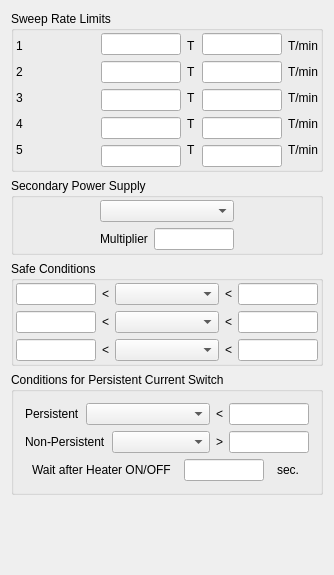
<?xml version="1.0" encoding="UTF-8"?>
<ui version="4.0">
 <class>FrmMagnetPSConfig</class>
 <widget class="QMainWindow" name="FrmMagnetPSConfig">
  <property name="geometry">
   <rect>
    <x>0</x>
    <y>0</y>
    <width>334</width>
    <height>575</height>
   </rect>
  </property>
  <property name="windowTitle">
   <string>Magnet Power Supply Detail Configuration</string>
  </property>
  <widget class="QWidget" name="widget">
   <layout class="QGridLayout" name="gridLayout_5">
    <item row="0" column="0">
     <widget class="QGroupBox" name="groupBox">
      <property name="title">
       <string>Sweep Rate Limits</string>
      </property>
      <layout class="QGridLayout" name="gridLayout">
       <property name="margin">
        <number>2</number>
       </property>
       <item row="0" column="0" colspan="2">
        <layout class="QHBoxLayout" name="horizontalLayout">
         <item>
          <layout class="QVBoxLayout" name="verticalLayout_5">
           <item>
            <widget class="QLabel" name="textLabel13_3">
             <property name="sizePolicy">
              <sizepolicy hsizetype="Preferred" vsizetype="Fixed">
               <horstretch>0</horstretch>
               <verstretch>0</verstretch>
              </sizepolicy>
             </property>
             <property name="text">
              <string>1</string>
             </property>
             <property name="wordWrap">
              <bool>false</bool>
             </property>
            </widget>
           </item>
           <item>
            <widget class="QLabel" name="textLabel13_4">
             <property name="sizePolicy">
              <sizepolicy hsizetype="Preferred" vsizetype="Fixed">
               <horstretch>0</horstretch>
               <verstretch>0</verstretch>
              </sizepolicy>
             </property>
             <property name="text">
              <string>2</string>
             </property>
             <property name="wordWrap">
              <bool>false</bool>
             </property>
            </widget>
           </item>
           <item>
            <widget class="QLabel" name="textLabel13_5">
             <property name="sizePolicy">
              <sizepolicy hsizetype="Preferred" vsizetype="Fixed">
               <horstretch>0</horstretch>
               <verstretch>0</verstretch>
              </sizepolicy>
             </property>
             <property name="text">
              <string>3</string>
             </property>
             <property name="wordWrap">
              <bool>false</bool>
             </property>
            </widget>
           </item>
           <item>
            <widget class="QLabel" name="textLabel13_6">
             <property name="sizePolicy">
              <sizepolicy hsizetype="Preferred" vsizetype="Fixed">
               <horstretch>0</horstretch>
               <verstretch>0</verstretch>
              </sizepolicy>
             </property>
             <property name="text">
              <string>4</string>
             </property>
             <property name="wordWrap">
              <bool>false</bool>
             </property>
            </widget>
           </item>
           <item>
            <widget class="QLabel" name="textLabel13_7">
             <property name="sizePolicy">
              <sizepolicy hsizetype="Preferred" vsizetype="Fixed">
               <horstretch>0</horstretch>
               <verstretch>0</verstretch>
              </sizepolicy>
             </property>
             <property name="text">
              <string>5</string>
             </property>
             <property name="wordWrap">
              <bool>false</bool>
             </property>
            </widget>
           </item>
          </layout>
         </item>
         <item>
          <layout class="QVBoxLayout" name="verticalLayout">
           <item>
            <widget class="QLineEdit" name="m_edRateLimit1Bound">
             <property name="maximumSize">
              <size>
               <width>80</width>
               <height>32767</height>
              </size>
             </property>
            </widget>
           </item>
           <item>
            <widget class="QLineEdit" name="m_edRateLimit2Bound">
             <property name="maximumSize">
              <size>
               <width>80</width>
               <height>32767</height>
              </size>
             </property>
            </widget>
           </item>
           <item>
            <widget class="QLineEdit" name="m_edRateLimit3Bound">
             <property name="maximumSize">
              <size>
               <width>80</width>
               <height>32767</height>
              </size>
             </property>
            </widget>
           </item>
           <item>
            <widget class="QLineEdit" name="m_edRateLimit4Bound">
             <property name="maximumSize">
              <size>
               <width>80</width>
               <height>32767</height>
              </size>
             </property>
            </widget>
           </item>
           <item>
            <widget class="QLineEdit" name="m_edRateLimit5Bound">
             <property name="maximumSize">
              <size>
               <width>80</width>
               <height>32767</height>
              </size>
             </property>
            </widget>
           </item>
          </layout>
         </item>
         <item>
          <layout class="QVBoxLayout" name="verticalLayout_4">
           <item>
            <widget class="QLabel" name="textLabel14_3">
             <property name="sizePolicy">
              <sizepolicy hsizetype="Fixed" vsizetype="Fixed">
               <horstretch>0</horstretch>
               <verstretch>0</verstretch>
              </sizepolicy>
             </property>
             <property name="text">
              <string>T</string>
             </property>
             <property name="wordWrap">
              <bool>false</bool>
             </property>
            </widget>
           </item>
           <item>
            <widget class="QLabel" name="textLabel14_6">
             <property name="sizePolicy">
              <sizepolicy hsizetype="Fixed" vsizetype="Fixed">
               <horstretch>0</horstretch>
               <verstretch>0</verstretch>
              </sizepolicy>
             </property>
             <property name="text">
              <string>T</string>
             </property>
             <property name="wordWrap">
              <bool>false</bool>
             </property>
            </widget>
           </item>
           <item>
            <widget class="QLabel" name="textLabel14_8">
             <property name="sizePolicy">
              <sizepolicy hsizetype="Fixed" vsizetype="Fixed">
               <horstretch>0</horstretch>
               <verstretch>0</verstretch>
              </sizepolicy>
             </property>
             <property name="text">
              <string>T</string>
             </property>
             <property name="wordWrap">
              <bool>false</bool>
             </property>
            </widget>
           </item>
           <item>
            <widget class="QLabel" name="textLabel14_10">
             <property name="sizePolicy">
              <sizepolicy hsizetype="Fixed" vsizetype="Fixed">
               <horstretch>0</horstretch>
               <verstretch>0</verstretch>
              </sizepolicy>
             </property>
             <property name="text">
              <string>T</string>
             </property>
             <property name="wordWrap">
              <bool>false</bool>
             </property>
            </widget>
           </item>
           <item>
            <widget class="QLabel" name="textLabel14_12">
             <property name="sizePolicy">
              <sizepolicy hsizetype="Fixed" vsizetype="Fixed">
               <horstretch>0</horstretch>
               <verstretch>0</verstretch>
              </sizepolicy>
             </property>
             <property name="text">
              <string>T</string>
             </property>
             <property name="wordWrap">
              <bool>false</bool>
             </property>
            </widget>
           </item>
          </layout>
         </item>
         <item>
          <layout class="QVBoxLayout" name="verticalLayout_2">
           <item>
            <widget class="QLineEdit" name="m_edRateLimit1">
             <property name="maximumSize">
              <size>
               <width>80</width>
               <height>32767</height>
              </size>
             </property>
            </widget>
           </item>
           <item>
            <widget class="QLineEdit" name="m_edRateLimit2">
             <property name="maximumSize">
              <size>
               <width>80</width>
               <height>32767</height>
              </size>
             </property>
            </widget>
           </item>
           <item>
            <widget class="QLineEdit" name="m_edRateLimit3">
             <property name="maximumSize">
              <size>
               <width>80</width>
               <height>32767</height>
              </size>
             </property>
            </widget>
           </item>
           <item>
            <widget class="QLineEdit" name="m_edRateLimit4">
             <property name="maximumSize">
              <size>
               <width>80</width>
               <height>32767</height>
              </size>
             </property>
            </widget>
           </item>
           <item>
            <widget class="QLineEdit" name="m_edRateLimit5">
             <property name="maximumSize">
              <size>
               <width>80</width>
               <height>32767</height>
              </size>
             </property>
            </widget>
           </item>
          </layout>
         </item>
         <item>
          <layout class="QVBoxLayout" name="verticalLayout_3">
           <item>
            <widget class="QLabel" name="textLabel14_4">
             <property name="sizePolicy">
              <sizepolicy hsizetype="Fixed" vsizetype="Fixed">
               <horstretch>0</horstretch>
               <verstretch>0</verstretch>
              </sizepolicy>
             </property>
             <property name="text">
              <string>T/min</string>
             </property>
             <property name="wordWrap">
              <bool>false</bool>
             </property>
            </widget>
           </item>
           <item>
            <widget class="QLabel" name="textLabel14_5">
             <property name="sizePolicy">
              <sizepolicy hsizetype="Fixed" vsizetype="Fixed">
               <horstretch>0</horstretch>
               <verstretch>0</verstretch>
              </sizepolicy>
             </property>
             <property name="text">
              <string>T/min</string>
             </property>
             <property name="wordWrap">
              <bool>false</bool>
             </property>
            </widget>
           </item>
           <item>
            <widget class="QLabel" name="textLabel14_7">
             <property name="sizePolicy">
              <sizepolicy hsizetype="Fixed" vsizetype="Fixed">
               <horstretch>0</horstretch>
               <verstretch>0</verstretch>
              </sizepolicy>
             </property>
             <property name="text">
              <string>T/min</string>
             </property>
             <property name="wordWrap">
              <bool>false</bool>
             </property>
            </widget>
           </item>
           <item>
            <widget class="QLabel" name="textLabel14_9">
             <property name="sizePolicy">
              <sizepolicy hsizetype="Fixed" vsizetype="Fixed">
               <horstretch>0</horstretch>
               <verstretch>0</verstretch>
              </sizepolicy>
             </property>
             <property name="text">
              <string>T/min</string>
             </property>
             <property name="wordWrap">
              <bool>false</bool>
             </property>
            </widget>
           </item>
           <item>
            <widget class="QLabel" name="textLabel14_11">
             <property name="sizePolicy">
              <sizepolicy hsizetype="Fixed" vsizetype="Fixed">
               <horstretch>0</horstretch>
               <verstretch>0</verstretch>
              </sizepolicy>
             </property>
             <property name="text">
              <string>T/min</string>
             </property>
             <property name="wordWrap">
              <bool>false</bool>
             </property>
            </widget>
           </item>
          </layout>
         </item>
        </layout>
       </item>
      </layout>
     </widget>
    </item>
    <item row="1" column="0">
     <widget class="QGroupBox" name="groupBox_2">
      <property name="title">
       <string>Secondary Power Supply</string>
      </property>
      <layout class="QGridLayout" name="gridLayout_2">
       <property name="margin">
        <number>2</number>
       </property>
       <item row="0" column="0">
        <widget class="QComboBox" name="m_cmbSecondaryPS"/>
       </item>
       <item row="1" column="0">
        <layout class="QHBoxLayout" name="horizontalLayout_2">
         <item>
          <widget class="QLabel" name="textLabel14_13">
           <property name="sizePolicy">
            <sizepolicy hsizetype="Fixed" vsizetype="Fixed">
             <horstretch>0</horstretch>
             <verstretch>0</verstretch>
            </sizepolicy>
           </property>
           <property name="text">
            <string>Multiplier</string>
           </property>
           <property name="wordWrap">
            <bool>false</bool>
           </property>
          </widget>
         </item>
         <item>
          <widget class="QLineEdit" name="m_edSecondaryPSMultiplier">
           <property name="maximumSize">
            <size>
             <width>80</width>
             <height>32767</height>
            </size>
           </property>
          </widget>
         </item>
        </layout>
       </item>
      </layout>
     </widget>
    </item>
    <item row="2" column="0">
     <widget class="QGroupBox" name="groupBox_3">
      <property name="title">
       <string>Safe Conditions</string>
      </property>
      <layout class="QGridLayout" name="gridLayout_3">
       <property name="margin">
        <number>2</number>
       </property>
       <item row="0" column="0">
        <layout class="QHBoxLayout" name="horizontalLayout_3">
         <item>
          <widget class="QLineEdit" name="m_edSafeCond1Min">
           <property name="maximumSize">
            <size>
             <width>80</width>
             <height>32767</height>
            </size>
           </property>
          </widget>
         </item>
         <item>
          <widget class="QLabel" name="textLabel14_15">
           <property name="sizePolicy">
            <sizepolicy hsizetype="Fixed" vsizetype="Fixed">
             <horstretch>0</horstretch>
             <verstretch>0</verstretch>
            </sizepolicy>
           </property>
           <property name="text">
            <string>&lt;</string>
           </property>
           <property name="wordWrap">
            <bool>false</bool>
           </property>
          </widget>
         </item>
         <item>
          <widget class="QComboBox" name="m_cmbSafeCond1Entry"/>
         </item>
         <item>
          <widget class="QLabel" name="textLabel14_16">
           <property name="sizePolicy">
            <sizepolicy hsizetype="Fixed" vsizetype="Fixed">
             <horstretch>0</horstretch>
             <verstretch>0</verstretch>
            </sizepolicy>
           </property>
           <property name="text">
            <string>&lt;</string>
           </property>
           <property name="wordWrap">
            <bool>false</bool>
           </property>
          </widget>
         </item>
         <item>
          <widget class="QLineEdit" name="m_edSafeCond1Max">
           <property name="maximumSize">
            <size>
             <width>80</width>
             <height>32767</height>
            </size>
           </property>
          </widget>
         </item>
        </layout>
       </item>
       <item row="1" column="0">
        <layout class="QHBoxLayout" name="horizontalLayout_4">
         <item>
          <widget class="QLineEdit" name="m_edSafeCond2Min">
           <property name="maximumSize">
            <size>
             <width>80</width>
             <height>32767</height>
            </size>
           </property>
          </widget>
         </item>
         <item>
          <widget class="QLabel" name="textLabel14_17">
           <property name="sizePolicy">
            <sizepolicy hsizetype="Fixed" vsizetype="Fixed">
             <horstretch>0</horstretch>
             <verstretch>0</verstretch>
            </sizepolicy>
           </property>
           <property name="text">
            <string>&lt;</string>
           </property>
           <property name="wordWrap">
            <bool>false</bool>
           </property>
          </widget>
         </item>
         <item>
          <widget class="QComboBox" name="m_cmbSafeCond2Entry"/>
         </item>
         <item>
          <widget class="QLabel" name="textLabel14_18">
           <property name="sizePolicy">
            <sizepolicy hsizetype="Fixed" vsizetype="Fixed">
             <horstretch>0</horstretch>
             <verstretch>0</verstretch>
            </sizepolicy>
           </property>
           <property name="text">
            <string>&lt;</string>
           </property>
           <property name="wordWrap">
            <bool>false</bool>
           </property>
          </widget>
         </item>
         <item>
          <widget class="QLineEdit" name="m_edSafeCond2Max">
           <property name="maximumSize">
            <size>
             <width>80</width>
             <height>32767</height>
            </size>
           </property>
          </widget>
         </item>
        </layout>
       </item>
       <item row="2" column="0">
        <layout class="QHBoxLayout" name="horizontalLayout_5">
         <item>
          <widget class="QLineEdit" name="m_edSafeCond3Min">
           <property name="maximumSize">
            <size>
             <width>80</width>
             <height>32767</height>
            </size>
           </property>
          </widget>
         </item>
         <item>
          <widget class="QLabel" name="textLabel14_19">
           <property name="sizePolicy">
            <sizepolicy hsizetype="Fixed" vsizetype="Fixed">
             <horstretch>0</horstretch>
             <verstretch>0</verstretch>
            </sizepolicy>
           </property>
           <property name="text">
            <string>&lt;</string>
           </property>
           <property name="wordWrap">
            <bool>false</bool>
           </property>
          </widget>
         </item>
         <item>
          <widget class="QComboBox" name="m_cmbSafeCond3Entry"/>
         </item>
         <item>
          <widget class="QLabel" name="textLabel14_20">
           <property name="sizePolicy">
            <sizepolicy hsizetype="Fixed" vsizetype="Fixed">
             <horstretch>0</horstretch>
             <verstretch>0</verstretch>
            </sizepolicy>
           </property>
           <property name="text">
            <string>&lt;</string>
           </property>
           <property name="wordWrap">
            <bool>false</bool>
           </property>
          </widget>
         </item>
         <item>
          <widget class="QLineEdit" name="m_edSafeCond3Max">
           <property name="maximumSize">
            <size>
             <width>80</width>
             <height>32767</height>
            </size>
           </property>
          </widget>
         </item>
        </layout>
       </item>
      </layout>
     </widget>
    </item>
    <item row="3" column="0">
     <widget class="QGroupBox" name="groupBox_4">
      <property name="title">
       <string>Conditions for Persistent Current Switch</string>
      </property>
      <layout class="QGridLayout" name="gridLayout_4">
       <item row="0" column="0">
        <layout class="QHBoxLayout" name="horizontalLayout_6">
         <item>
          <widget class="QLabel" name="textLabel14_21">
           <property name="sizePolicy">
            <sizepolicy hsizetype="Fixed" vsizetype="Fixed">
             <horstretch>0</horstretch>
             <verstretch>0</verstretch>
            </sizepolicy>
           </property>
           <property name="text">
            <string>Persistent</string>
           </property>
           <property name="wordWrap">
            <bool>false</bool>
           </property>
          </widget>
         </item>
         <item>
          <widget class="QComboBox" name="m_cmbPersistentCondEntry"/>
         </item>
         <item>
          <widget class="QLabel" name="textLabel14_22">
           <property name="sizePolicy">
            <sizepolicy hsizetype="Fixed" vsizetype="Fixed">
             <horstretch>0</horstretch>
             <verstretch>0</verstretch>
            </sizepolicy>
           </property>
           <property name="text">
            <string>&lt;</string>
           </property>
           <property name="wordWrap">
            <bool>false</bool>
           </property>
          </widget>
         </item>
         <item>
          <widget class="QLineEdit" name="m_edPersistentCondMax">
           <property name="maximumSize">
            <size>
             <width>80</width>
             <height>32767</height>
            </size>
           </property>
          </widget>
         </item>
        </layout>
       </item>
       <item row="1" column="0">
        <layout class="QHBoxLayout" name="horizontalLayout_7">
         <item>
          <widget class="QLabel" name="textLabel14_23">
           <property name="sizePolicy">
            <sizepolicy hsizetype="Fixed" vsizetype="Fixed">
             <horstretch>0</horstretch>
             <verstretch>0</verstretch>
            </sizepolicy>
           </property>
           <property name="text">
            <string>Non-Persistent</string>
           </property>
           <property name="wordWrap">
            <bool>false</bool>
           </property>
          </widget>
         </item>
         <item>
          <widget class="QComboBox" name="m_cmbNonPersistentCondEntry"/>
         </item>
         <item>
          <widget class="QLabel" name="textLabel14_24">
           <property name="sizePolicy">
            <sizepolicy hsizetype="Fixed" vsizetype="Fixed">
             <horstretch>0</horstretch>
             <verstretch>0</verstretch>
            </sizepolicy>
           </property>
           <property name="text">
            <string>&gt;</string>
           </property>
           <property name="wordWrap">
            <bool>false</bool>
           </property>
          </widget>
         </item>
         <item>
          <widget class="QLineEdit" name="m_edNonPersistentCondMin">
           <property name="maximumSize">
            <size>
             <width>80</width>
             <height>32767</height>
            </size>
           </property>
          </widget>
         </item>
        </layout>
       </item>
       <item row="2" column="0">
        <layout class="QHBoxLayout" name="horizontalLayout_8">
         <item>
          <widget class="QLabel" name="textLabel14_25">
           <property name="sizePolicy">
            <sizepolicy hsizetype="Fixed" vsizetype="Fixed">
             <horstretch>0</horstretch>
             <verstretch>0</verstretch>
            </sizepolicy>
           </property>
           <property name="text">
            <string>Wait after Heater ON/OFF</string>
           </property>
           <property name="wordWrap">
            <bool>false</bool>
           </property>
          </widget>
         </item>
         <item>
          <widget class="QLineEdit" name="m_edPCSHWait">
           <property name="maximumSize">
            <size>
             <width>80</width>
             <height>32767</height>
            </size>
           </property>
          </widget>
         </item>
         <item>
          <widget class="QLabel" name="textLabel14_26">
           <property name="sizePolicy">
            <sizepolicy hsizetype="Fixed" vsizetype="Fixed">
             <horstretch>0</horstretch>
             <verstretch>0</verstretch>
            </sizepolicy>
           </property>
           <property name="text">
            <string>sec.</string>
           </property>
           <property name="wordWrap">
            <bool>false</bool>
           </property>
          </widget>
         </item>
        </layout>
       </item>
      </layout>
     </widget>
    </item>
    <item row="4" column="0">
     <spacer name="verticalSpacer">
      <property name="orientation">
       <enum>Qt::Vertical</enum>
      </property>
      <property name="sizeHint" stdset="0">
       <size>
        <width>20</width>
        <height>17</height>
       </size>
      </property>
     </spacer>
    </item>
   </layout>
  </widget>
 </widget>
 <layoutdefault spacing="6" margin="11"/>
 <pixmapfunction>qPixmapFromMimeSource</pixmapfunction>
 <includes>
  <include location="local">kled.h</include>
  <include location="local">kled.h</include>
 </includes>
 <resources/>
 <connections/>
</ui>
